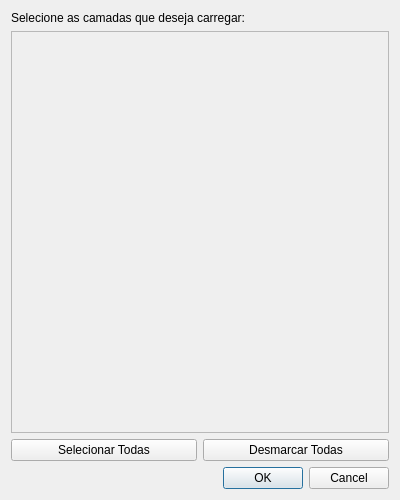
<?xml version="1.0" encoding="UTF-8"?>
<ui version="4.0">
 <class>SelectLayersDialog</class>
 <widget class="QDialog" name="SelectLayersDialog">
  <property name="geometry">
   <rect>
    <x>0</x>
    <y>0</y>
    <width>400</width>
    <height>500</height>
   </rect>
  </property>
  <property name="windowTitle">
   <string>Selecionar Camadas</string>
  </property>
  <layout class="QVBoxLayout" name="verticalLayout">
   <item>
    <widget class="QLabel" name="label">
     <property name="text">
      <string>Selecione as camadas que deseja carregar:</string>
     </property>
    </widget>
   </item>
   <item>
    <widget class="QScrollArea" name="scrollArea">
     <property name="widgetResizable">
      <bool>true</bool>
     </property>
     <widget class="QWidget" name="layersContainer">
      <property name="geometry">
       <rect>
        <x>0</x>
        <y>0</y>
        <width>380</width>
        <height>400</height>
       </rect>
      </property>
     </widget>
    </widget>
   </item>
   <item>
    <layout class="QHBoxLayout" name="horizontalLayout">
     <item>
      <widget class="QPushButton" name="selectAllButton">
       <property name="text">
        <string>Selecionar Todas</string>
       </property>
      </widget>
     </item>
     <item>
      <widget class="QPushButton" name="unselectAllButton">
       <property name="text">
        <string>Desmarcar Todas</string>
       </property>
      </widget>
     </item>
    </layout>
   </item>
   <item>
    <widget class="QDialogButtonBox" name="buttonBox">
     <property name="orientation">
      <enum>Qt::Horizontal</enum>
     </property>
     <property name="standardButtons">
      <set>QDialogButtonBox::Cancel|QDialogButtonBox::Ok</set>
     </property>
    </widget>
   </item>
  </layout>
 </widget>
 <resources/>
 <connections/>
</ui>
